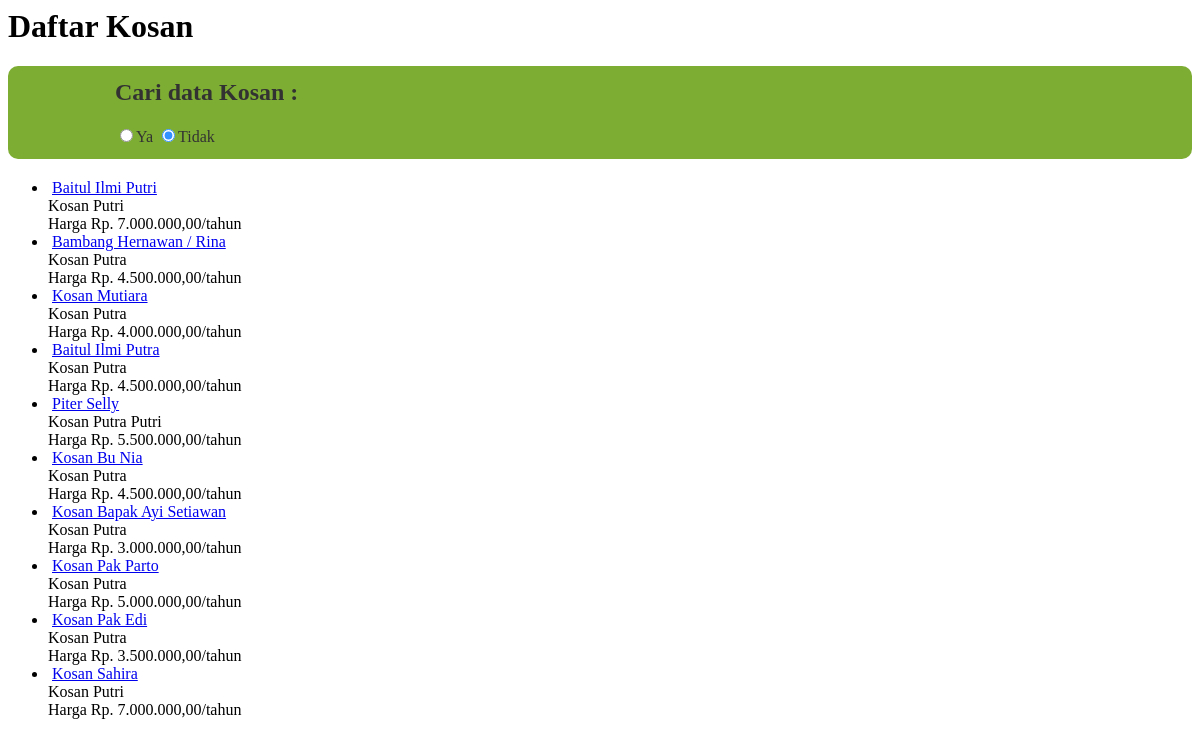
The app's page /pages/search_kost.php with its own data.
### tables this page shows
CREATE TABLE IF NOT EXISTS `kost` (
  `id` int(11) NOT NULL AUTO_INCREMENT,
  `nama` varchar(100) NOT NULL,
  `alamat` text NOT NULL,
  `pemilik_id` varchar(100) NOT NULL,
  `keterangan` text NOT NULL,
  `aktif` tinyint(1) NOT NULL DEFAULT '1',
  PRIMARY KEY (`id`)
);

### pages/search_kost.php (the view, shortened to what this page needs)
<div class="gallery">
    <h1>Daftar Kosan</h1>
    <?php
    require_once 'element/search_kost.php';
    $conditions = '';
    ?>
    <div>
        <ul>
            <?php
            $gambar = mysql_query("
                SELECT DISTINCT kost.*,
                    (SELECT lokasi
                        FROM gambar_kost
                        WHERE gambar_kost.kost_id = kost.id
                        AND type = 'cover'
                        LIMIT 1) AS gambar,
                    (SELECT harga_kamar.harga
                        FROM harga_kamar
                            LEFT JOIN kamar
                                ON kamar.id = harga_kamar.kamar_id
                            LEFT JOIN periode
                                ON periode.id = harga_kamar.periode_id
                        WHERE kamar.kost_id = kost.id
                            AND periode.aktif = 1
                        ORDER BY type DESC
                        LIMIT 1) AS harga_max,
                    (SELECT harga_kamar.type
                        FROM harga_kamar
                            LEFT JOIN kamar
                                ON kamar.id = harga_kamar.kamar_id
                            LEFT JOIN periode
                                ON periode.id = harga_kamar.periode_id
                        WHERE kamar.kost_id = kost.id
                            AND periode.aktif = 1
                        ORDER BY type DESC
                        LIMIT 1) AS type_sewa,
                    (SELECT COUNT(jenis)
                        FROM kamar
                        WHERE kamar.kost_id = kost.id
                            AND kamar.jenis = 'P') AS putri,
                    (SELECT COUNT(jenis)
                        FROM kamar
                        WHERE kamar.kost_id = kost.id
                            AND kamar.jenis = 'L') AS putra
                    FROM kost
                        LEFT JOIN kamar
                            ON kamar.kost_id = kost.id
                        LEFT JOIN harga_kamar
                            ON harga_kamar.kamar_id = kamar.id
                        LEFT JOIN fasilitas_kost
                            ON fasilitas_kost.kost_id = kost.id
                    ".$conditions);
            while ($r = mysql_fetch_array($gambar)) {
                ?>
                <li>
                    <span><a href="<?php echo '?pages=detail_kost&id=' . $r['id'] ?>"><?php echo $r['nama'] ?></a> <br>
                        <span>
                            <?php
                            if ($r['putra'] > 0 || $r['putri'] > 0) {
                                echo 'Kosan';
                                if ($r['putra'] > 0)
                                    echo ' Putra';
                                if ($r['putri'] > 0)
                                    echo ' Putri';
                            }
                            if (!empty($r['harga_max']))
                                echo '<br/>Harga Rp. ' . number_format($r['harga_max'], 2, ',', '.') . '/' . $r['type_sewa']
                                ?>
                        </span>
                    </span>
                    <?php
                }
                ?>
            </li>
        </ul>
    </div>
</div>

### records on screen
kost: nama "Baitul Ilmi Putri", harga_max "7.000.000,00", type_sewa "tahun"
kost: nama "Bambang Hernawan / Rina", shows "Putra", harga_max "4.500.000,00", type_sewa "tahun"
kost: nama "Kosan Mutiara", shows "Putra", harga_max "4.000.000,00", type_sewa "tahun"
kost: nama "Baitul Ilmi Putra", harga_max "4.500.000,00", type_sewa "tahun"
kost: nama "Piter Selly", shows "Putra", shows "Putri", harga_max "5.500.000,00", type_sewa "tahun"
kost: nama "Kosan Bu Nia", shows "Putra", harga_max "4.500.000,00", type_sewa "tahun"
kost: nama "Kosan Bapak Ayi Setiawan", shows "Putra", harga_max "3.000.000,00", type_sewa "tahun"
kost: nama "Kosan Pak Parto", shows "Putra", harga_max "5.000.000,00", type_sewa "tahun"
kost: nama "Kosan Pak Edi", shows "Putra", harga_max "3.500.000,00", type_sewa "tahun"
kost: nama "Kosan Sahira", shows "Putri", harga_max "7.000.000,00", type_sewa "tahun"
